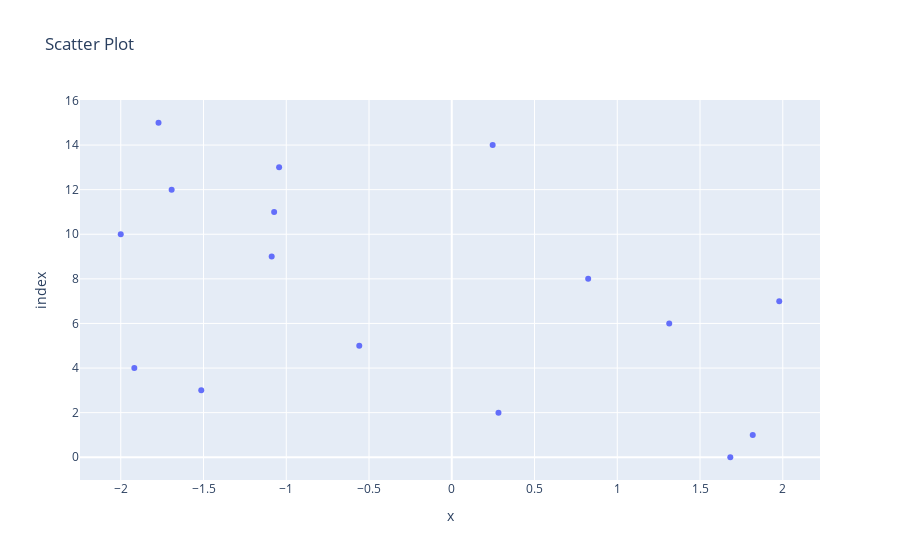

Notebook code for this chart:
### Code cell
import numpy as np
x=[1, 2, 3, 4,5,6,7,8,9,10,11,12,23,56,47,489]
y=2*np.sin(x)
fig = px.scatter(x, y, title='Scatter Plot')
fig.show()

### Figure 1 — Plotly figure (JSON) as saved in the notebook; plotly's stock layout.template omitted (floating-point values rounded to 4 significant figures)
{"data": [{"hovertemplate": "x=%{x}<br>index=%{y}<extra></extra>", "legendgroup": "", "marker": {"color": "#636efa", "symbol": "circle"}, "mode": "markers", "name": "", "orientation": "h", "showlegend": false, "type": "scatter", "x": [1.683, 1.819, 0.2822, -1.514, -1.918, -0.5588, 1.314, 1.979, 0.8242, -1.088, -2.0, -1.073, -1.692, -1.043, 0.2471, -1.772], "xaxis": "x", "y": [0, 1, 2, 3, 4, 5, 6, 7, 8, 9, 10, 11, 12, 13, 14, 15], "yaxis": "y"}], "layout": {"legend": {"tracegroupgap": 0}, "title": {"text": "Scatter Plot"}, "xaxis": {"anchor": "y", "domain": [0, 1], "title": {"text": "x"}}, "yaxis": {"anchor": "x", "domain": [0, 1], "title": {"text": "index"}}}}
